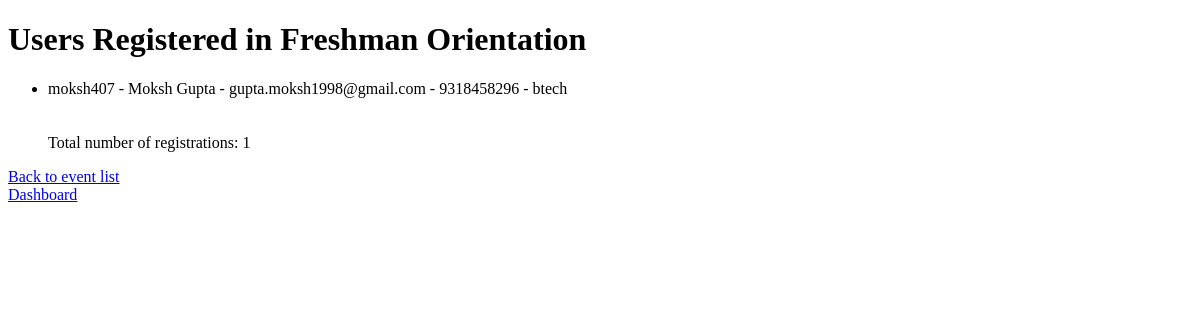
The page /user_in_an_event/4 (signed in) on the database as committed earlier.
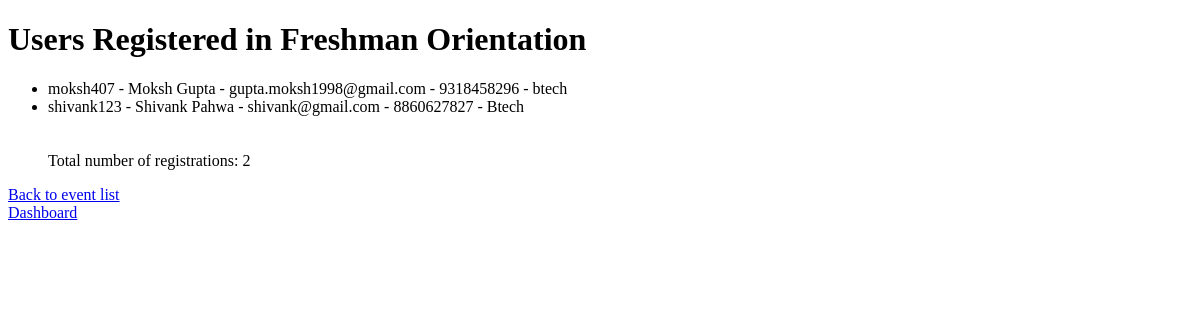
The same page on the database as committed later.
### userprofiles/models.py (models this page shows, shortened)
class Event(models.Model):
	title  = models.CharField(max_length=255)
	author = models.CharField(max_length=255)
	date = models.DateTimeField(auto_now_add=True)
	event_date = models.DateTimeField()
	time = models.TimeField()
	venue = models.CharField(max_length=1024)
	content = models.TextField(null=False, blank=False)
	entry_fee = models.PositiveIntegerField()
	slug = models.SlugField(db_index=True, unique=True, max_length=2024)

class UserProfile(models.Model):
	user = models.OneToOneField(User, on_delete=models.CASCADE)
	name = models.CharField(max_length=255, blank=True)
	email = models.EmailField(max_length=255, unique=True)
	institution = models.CharField(max_length=255, blank=True)
	course = models.CharField(max_length=255, blank=True)
	phone_regex = RegexValidator(regex=r'^\d{9,10}$')
	phone_number = models.CharField(validators=[phone_regex], max_length=10, blank=False, null=True, unique=True)
	events_registered = models.ManyToManyField(Event, blank=True, related_name="regEvents")
	YEAR_CHOICES = []
	for i in range((datetime.datetime.now().year),(datetime.datetime.now().year+10)):
		YEAR_CHOICES.append((i,i))
	graduation_year = models.IntegerField(_('year'), choices=YEAR_CHOICES,default=datetime.datetime.now().year)
	bio = models.TextField(blank=True)
	email_activated = models.BooleanField(default=False)
	last_login_time = models.DateTimeField(blank=True, null=True)
	ip_address  = models.CharField(blank=True,max_length=255)
	user_agent = models.CharField(blank=True, max_length=1024)
	def __str__(self):
		return self.user.username

### userprofiles/views.py (the view)
# urls.py: path('user_in_an_event/<int:event_id>', views.EventUsers, name='eventUsers'),
@login_required
def EventUsers(request, event_id):
	event = Event.objects.get(pk=event_id)
	context = {
		"users": event.regEvents.all(),
		"event": event,
		"count": event.regEvents.all().count()
	}
	return render(request, "show_users.html", context)

### userprofiles/templates/show_users.html (shortened to what this page needs)
{% extends 'base.html' %}
{% block body %}
<div>
	<h1>Users Registered in {{event.title}}</h1>
	<ul>
		{% for user in users %}
		<li>
			{{user}} - {{user.name}} - {{user.email}} - {{user.phone_number}} - {{user.course}}
		</li>
		{% empty %}
		<li>
			No users registered for {{event.title}}
		</li>
		{% endfor %}
		<br><br>Total number of registrations: {{ count }}
	</ul>
	<a href="{% url 'eventList' %}">Back to event list</a><br>
	<a href="{% url 'userDash' %}">Dashboard</a>
</div>
{% endblock %}

### userprofiles/templates/base.html (shortened to what this page needs)
{% load static %}
<!DOCTYPE html>
<!DOCTYPE html>
<html>
<head>
</head>
<body>
	{% block body %}
	{% endblock %}
</body>
</html>

Rows that differ between the two databases and show on the page:
added UserProfile: user.username "shivank123", name "Shivank Pahwa", email "shivank@gmail.com", phone_number "8860627827", course "Btech"
Other text that changed with them:
{{ count }}: "1" → "2"
